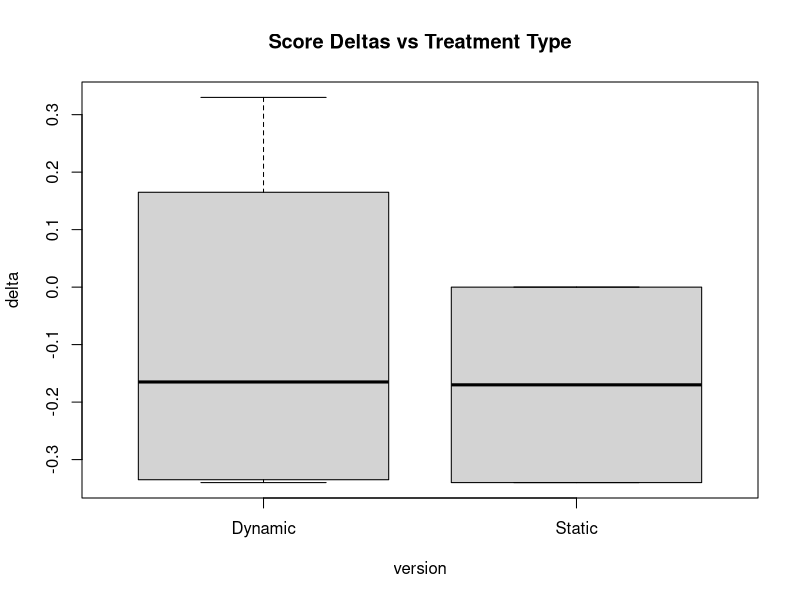
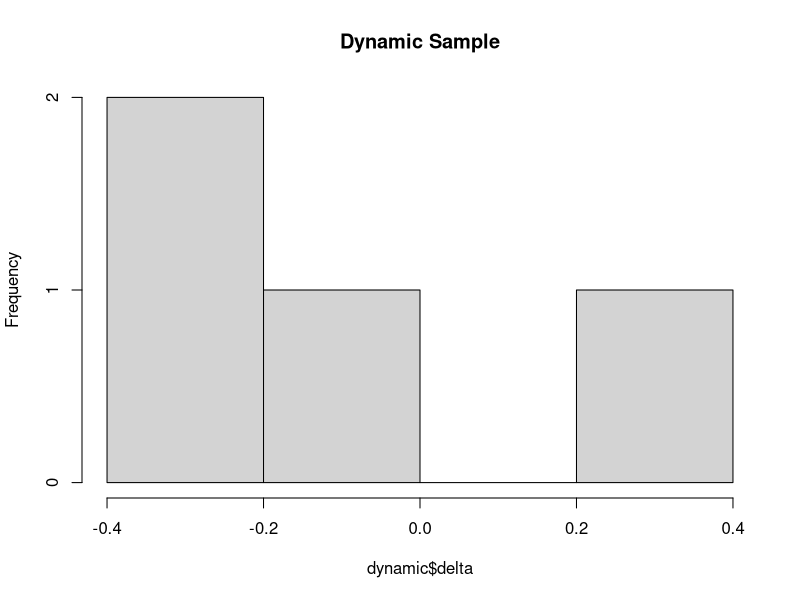
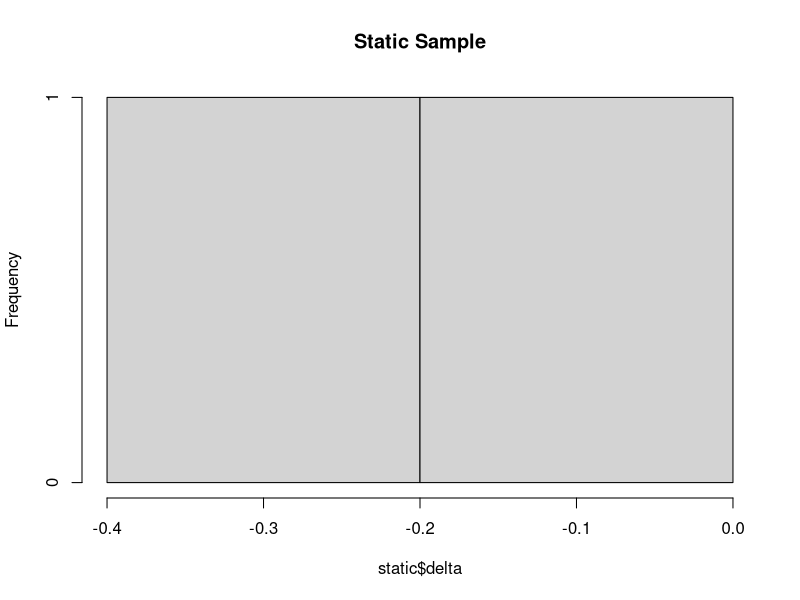

Write R code to recreate these figures, in order. (Note: this script raises an error after producing the figures.)
## ---- chunk 1
knitr::opts_chunk$set(echo = TRUE)
library(dplyr)
library(caret)
library(tidyverse)
library(ggpubr)
## ---- chunk 2
df <- read.csv("WH299_Data_real.csv")
data <- subset(df, select = -c(1, 4,5,6,7,8,10,11,12,13,14,15,17))

data <- data %>% mutate(data, delta = Post.Test.Scores - Pre.Test.Scores)

data_final <- data %>% rename("version" = Which.version.of.the.lesson.did.you.take.,
                              "priorExp" = Have.you.learned.of.recursion.prior.to.this.experiment.,
                              "pre" = Pre.Test.Scores,
                              "post" = Post.Test.Scores)

## ---- chunk 3
#Dynamic
dynamic <- data_final[1:4,]
summary(dynamic)
jpeg("dynamic_sample.jpeg")
hist(data=dynamic, x=dynamic$delta, main="Dynamic Sample")
dev.off()

#Static
static <- data_final[5:6,]
summary(static)
jpeg("static_sample.jpeg")
hist(data=static, x=static$delta, main="Static Sample")
dev.off()
## ---- chunk 4
attach(data_final)
boxplot(delta ~ version, main="Score Deltas vs Treatment Type")
t.test(delta ~ version, mu = 0, alt="two.sided", conf=.95, var.eq=T, paired=F)
